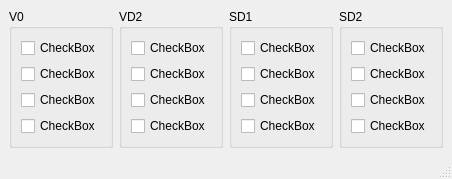
<?xml version="1.0" encoding="UTF-8"?>
<ui version="4.0">
 <class>Netio_PDU</class>
 <widget class="QMainWindow" name="Netio_PDU">
  <property name="geometry">
   <rect>
    <x>0</x>
    <y>0</y>
    <width>396</width>
    <height>178</height>
   </rect>
  </property>
  <property name="windowTitle">
   <string>MainWindow</string>
  </property>
  <widget class="QWidget" name="NetioPDU">
   <layout class="QHBoxLayout" name="horizontalLayout">
    <item>
     <widget class="QGroupBox" name="groupBox">
      <property name="title">
       <string>V0</string>
      </property>
      <layout class="QVBoxLayout" name="verticalLayout">
       <item>
        <widget class="QCheckBox" name="checkBox">
         <property name="text">
          <string>CheckBox</string>
         </property>
        </widget>
       </item>
       <item>
        <widget class="QCheckBox" name="checkBox_2">
         <property name="text">
          <string>CheckBox</string>
         </property>
        </widget>
       </item>
       <item>
        <widget class="QCheckBox" name="checkBox_3">
         <property name="text">
          <string>CheckBox</string>
         </property>
        </widget>
       </item>
       <item>
        <widget class="QCheckBox" name="checkBox_4">
         <property name="text">
          <string>CheckBox</string>
         </property>
        </widget>
       </item>
      </layout>
     </widget>
    </item>
    <item>
     <widget class="QGroupBox" name="groupBox_2">
      <property name="title">
       <string>VD2</string>
      </property>
      <layout class="QVBoxLayout" name="verticalLayout_2">
       <item>
        <widget class="QCheckBox" name="checkBox_5">
         <property name="text">
          <string>CheckBox</string>
         </property>
        </widget>
       </item>
       <item>
        <widget class="QCheckBox" name="checkBox_6">
         <property name="text">
          <string>CheckBox</string>
         </property>
        </widget>
       </item>
       <item>
        <widget class="QCheckBox" name="checkBox_7">
         <property name="text">
          <string>CheckBox</string>
         </property>
        </widget>
       </item>
       <item>
        <widget class="QCheckBox" name="checkBox_8">
         <property name="text">
          <string>CheckBox</string>
         </property>
        </widget>
       </item>
      </layout>
     </widget>
    </item>
    <item>
     <widget class="QGroupBox" name="groupBox_3">
      <property name="title">
       <string>SD1</string>
      </property>
      <layout class="QVBoxLayout" name="verticalLayout_3">
       <item>
        <widget class="QCheckBox" name="checkBox_9">
         <property name="text">
          <string>CheckBox</string>
         </property>
        </widget>
       </item>
       <item>
        <widget class="QCheckBox" name="checkBox_10">
         <property name="text">
          <string>CheckBox</string>
         </property>
        </widget>
       </item>
       <item>
        <widget class="QCheckBox" name="checkBox_11">
         <property name="text">
          <string>CheckBox</string>
         </property>
        </widget>
       </item>
       <item>
        <widget class="QCheckBox" name="checkBox_12">
         <property name="text">
          <string>CheckBox</string>
         </property>
        </widget>
       </item>
      </layout>
     </widget>
    </item>
    <item>
     <widget class="QGroupBox" name="groupBox_4">
      <property name="title">
       <string>SD2</string>
      </property>
      <layout class="QVBoxLayout" name="verticalLayout_4">
       <item>
        <widget class="QCheckBox" name="checkBox_13">
         <property name="text">
          <string>CheckBox</string>
         </property>
        </widget>
       </item>
       <item>
        <widget class="QCheckBox" name="checkBox_14">
         <property name="text">
          <string>CheckBox</string>
         </property>
        </widget>
       </item>
       <item>
        <widget class="QCheckBox" name="checkBox_15">
         <property name="text">
          <string>CheckBox</string>
         </property>
        </widget>
       </item>
       <item>
        <widget class="QCheckBox" name="checkBox_16">
         <property name="text">
          <string>CheckBox</string>
         </property>
        </widget>
       </item>
      </layout>
     </widget>
    </item>
   </layout>
  </widget>
  <widget class="QMenuBar" name="menubar">
   <property name="geometry">
    <rect>
     <x>0</x>
     <y>0</y>
     <width>396</width>
     <height>21</height>
    </rect>
   </property>
  </widget>
  <widget class="QStatusBar" name="statusbar"/>
 </widget>
 <resources/>
 <connections/>
</ui>
